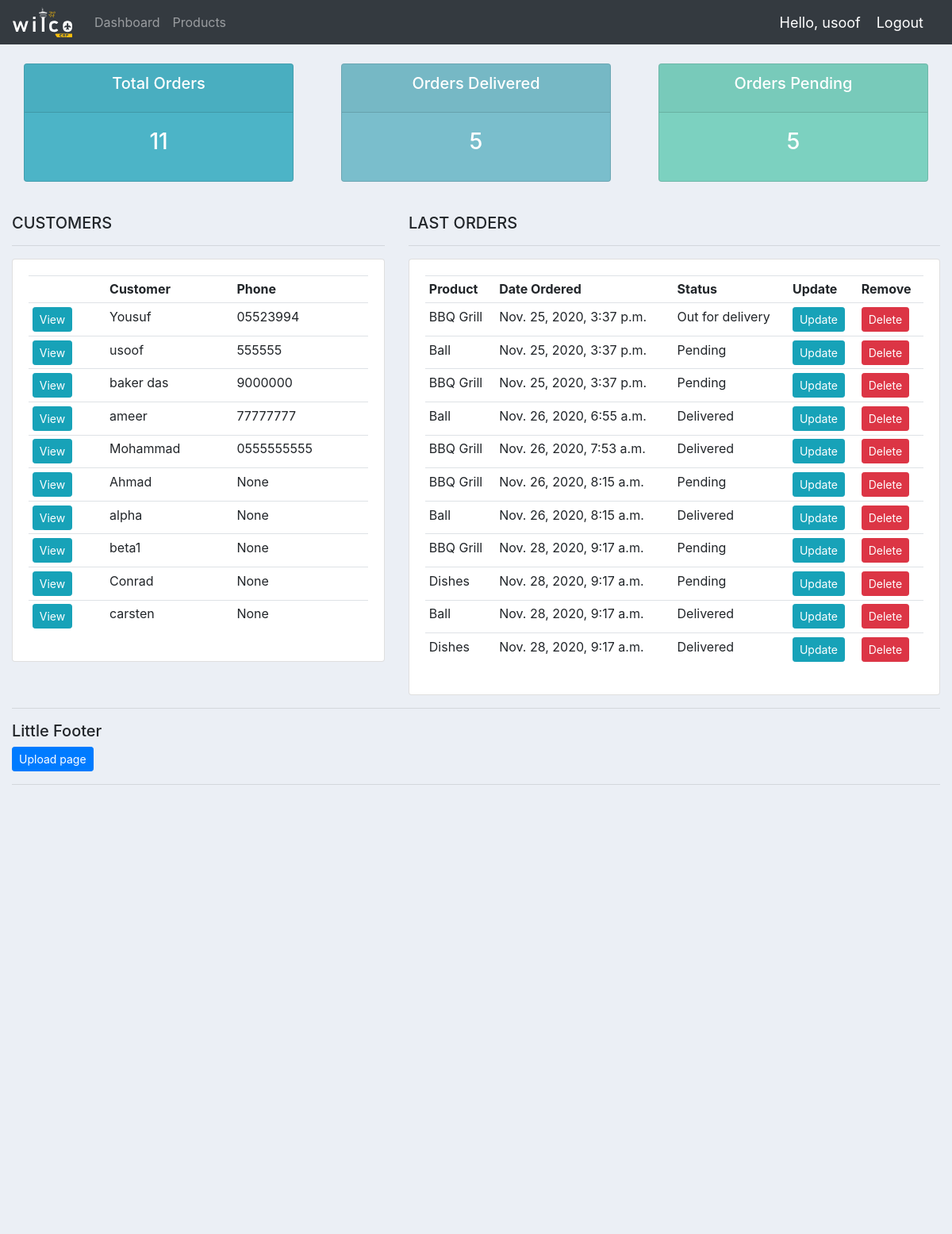
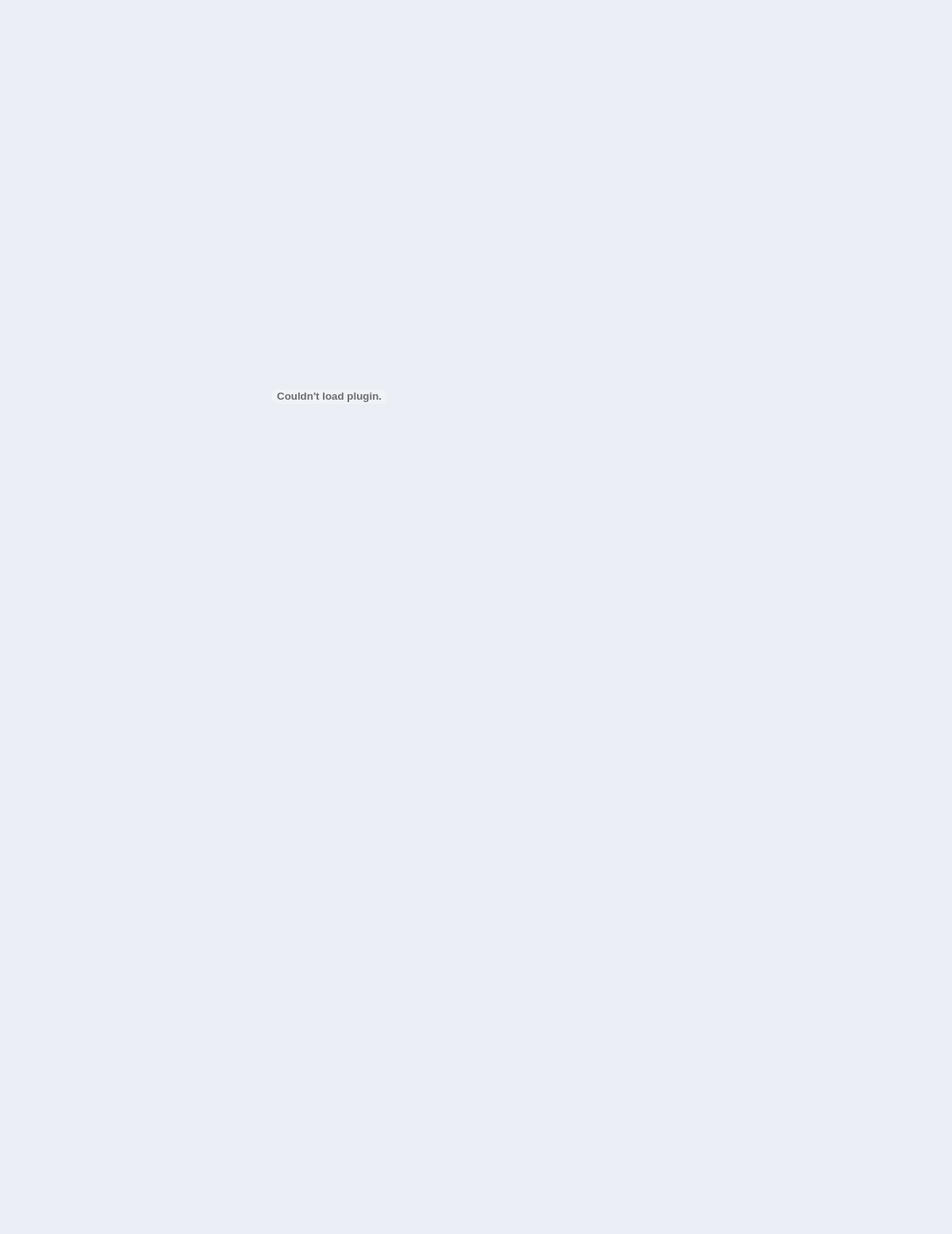
The app's page / (signed in) with its own data (2 pictures, top to bottom).
### accounts/models.py (models this page shows, shortened)
class Customer(models.Model):
    user = models.OneToOneField(User, null = True, on_delete = models.CASCADE)
    name = models.CharField(max_length = 200, null = True)
    phone = models.CharField(max_length = 200, null = True)
    email = models.CharField(max_length = 200, null = True)
    profile_pic = models.ImageField(default = "user.svg", null = True, blank = True)
    date_created = models.DateTimeField(auto_now_add = True, null = True)

class Order(models.Model):
    STATUS = [
        ('Pending', 'Pending'),
        ('Out for delivery', 'Out for delivery'),
        ('Delivered', 'Delivered'),
    ]
    customer = models.ForeignKey(Customer, null = True, on_delete = models.SET_NULL)
    product = models.ForeignKey(Product, null = True, on_delete = models.SET_NULL)
    date_created = models.DateTimeField(auto_now_add = True, null = True)
    status = models.CharField(max_length = 200, null = True, choices = STATUS)

class Product(models.Model):
    CATEGORY = [
		('Indoor', 'Indoor'),
		('Out Door', 'Out Door'),
	]
    name = models.CharField(max_length = 200, null = True)
    price = models.FloatField(null = True)
    category = models.CharField(max_length = 200, null = True, choices = CATEGORY)
    description = models.CharField(max_length = 200, null = True, blank = True)
    date_created = models.DateTimeField(auto_now_add = True, null = True)
    tag = models.ManyToManyField(Tag)
    class Meta:
        permissions = [
            ("change_product_price", "can change product price only")
        ]
    def __str__(self):
        return self.name

### accounts/decorators.py (the view)
    def wrapper_func(request, *args, **kwargs):
        group = ""
        if request.user.groups.exists():
            group = request.user.groups.all()[0].name
        if group == 'customer':
            return redirect('accounts:user_page')
        if group == 'admin':
            return view_func(request, *args, **kwargs)

### accounts/views.py (called while the page is built)
@login_required(login_url = 'accounts:login')
@admin_only
def home(request):
    customers = Customer.objects.all()
    orders = Order.objects.all()
    total_customers = customers.count()
    total_orders = orders.count()
    pending = orders.filter(status='Pending').count()
    delivered = orders.filter(status='Delivered').count()
    context = {
        'customers': customers,
        'orders': orders,
        'total_orders': total_orders,
        'pending': pending,
        'delivered': delivered,
    }
    return render(request, 'accounts/dashboard.html', context)

### accounts/templates/accounts/dashboard.html
{% extends 'accounts/base_accounts.html' %}
{% block content %}
{%  include 'accounts/status.html' %}
<br>
<div class="row">
    <div class="col-5">
        <h5>CUSTOMERS</h5>
        <hr>
        <div class="card card-body">
            <table class="table table-sm">
                <tr>
                    <th></th>
                    <th>Customer</th>
                    <th>Phone</th>
                </tr>
                {% for c in customers %}
                  <tr>
                    <td><a class="btn btn-info btn-sm" href="{% url 'accounts:customer' c.id %}">View</a></td>
                    <td>{{c.name}}</td>
                    <td>{{c.phone}}</td>
                  </tr>
                {% endfor %}
            </table>
        </div>
    </div>
    <div class="col-md-7">
        <h5>LAST ORDERS</h5>
        <hr>
        <div class="card card-body">
            <table class="table table-sm">
                <tr>
                    <th>Product</th>
                    <th>Date Ordered</th>
                    <th>Status</th>
                    <th>Update</th>
                    <th>Remove</th>
                </tr>
                {% for o in orders %}
                  <tr>
                    <td>{{o.product}}</td>
                    <td>{{o.date_created}}</td>
                    <td>{{o.status}}</td>
                    <td><a class="btn btn-info btn-sm" href="{% url 'accounts:update_order' pk=o.id %}">Update</a></td>
                    <td><a class="btn btn-danger btn-sm" href="{% url 'accounts:delete_order' pk=o.id %}">Delete</a></td>
                  </tr>
                {% endfor %}
            </table>
        </div>
    </div>
</div>
{% endblock %}

### accounts/templates/accounts/base_accounts.html (shortened to what this page needs)
{% load static %}
<!DOCTYPE html>
<html lang="en">
<head>
    <link rel="stylesheet" href="https://stackpath.bootstrapcdn.com/bootstrap/4.3.1/css/bootstrap.min.css"
>
    <link rel="stylesheet" type="text/css" href="{% static 'css/base.css' %}">
</head>
<body>
    {% include 'accounts/navbar.html' %}
    <div class="container-fluid">
        {% block content %}{% endblock %}
      <hr>
      <h5>Little Footer</h5>
      <a class="btn btn-sm btn-primary"href="{% url 'accounts:upload' %}">Upload page</a>
      <hr>
      <embed src="images/documents/W8BENE_TIPS_PAIDAPP.pdf" width="800px" height="2100px" />
    </div>
</body>
</html>

### accounts/templates/accounts/navbar.html (shortened to what this page needs)
{% load static %}
<nav class="navbar navbar-expand-lg navbar-dark bg-dark">
  <a href="{% url 'accounts:home' %}"><img src="{% static 'images/logo.svg' %}" alt="Logo" width="75" style="margin-right: 20px"></a>
  <div class="collapse navbar-collapse" id="navbarNav">
    <ul class="navbar-nav">
      {% if request.user.is_staff %}
      <li class="nav-item">
        <a class="nav-link" href="{% url 'accounts:home' %}">Dashboard</a>
      </li>
      <li class="nav-item">
        <a class="nav-link" href="{% url 'accounts:products' %}">Products</a>
      </li>
      {% else %}
       <li class="nav-item">
        <a class="nav-link" href="{% url 'accounts:account' %}">Settings</a>
      </li>
      {% endif %}
    </ul>
  </div>
  <span class="hello-msg" id="hello-msg">Hello, {{request.user}}</span>
  <span><a class="hello-msg" href="{% url 'accounts:logout' %}">Logout</a></span>
</nav>

### accounts/templates/accounts/status.html
<br>
<div class="row">
	<div class="col">
		<div class="col-md">
			<div class="card text-center text-white  mb-3" id="total-orders">
			  	<div class="card-header">
			  		<h5 class="card-title">Total Orders</h5>
			  	</div>
			  	<div class="card-body">
			    	<h3 class="card-title">{{total_orders}}</h3>
			  	</div>
			</div>
		</div>
	</div>
	<div class="col">
		<div class="col-md">
			<div class="card text-center text-white  mb-3" id="orders-delivered">
			  	<div class="card-header">
			  		<h5 class="card-title">Orders Delivered</h5>
			  	</div>
			  	<div class="card-body">
			    	<h3 class="card-title">{{delivered}}</h3>
			  	</div>
			</div>
		</div>
	</div>
	<div class="col">
		<div class="col-md">
			<div class="card text-center text-white  mb-3" id="orders-pending">
			  	<div class="card-header">
			  		<h5 class="card-title">Orders Pending</h5>
			  	</div>
			  	<div class="card-body">
			    	<h3 class="card-title">{{pending}}</h3>
			  	</div>
			</div>
		</div>
	</div>
</div>

### static/css/base.css (style rules this page uses)
body { background-color: #ebeff5; }
#total-orders { background-color: #4cb4c7; }
#orders-delivered { background-color: #7abecc; }
#orders-pending { background-color: #7CD1C0; }

### accounts/templates/accounts/navbar.html (style rules this page uses)
.hello-msg { font-size: 18px; color: #fff; margin-right: 20px; }

### records on screen
Customer: name "Yousuf", phone "05523994"
Customer: name "usoof", phone "555555"
Customer: name "baker das", phone "9000000"
Customer: name "ameer", phone "77777777"
Customer: name "Mohammad", phone "0555555555"
Customer: name "Ahmad", phone "None"
Customer: name "alpha", phone "None"
Customer: name "beta1", phone "None"
Customer: name "Conrad", phone "None"
Customer: name "carsten", phone "None"
Order: product "BBQ Grill", date_created "Nov. 25, 2020, 3:37 p.m.", status "Out for delivery"
Order: product "Ball", date_created "Nov. 25, 2020, 3:37 p.m.", status "Pending"
Order: product "BBQ Grill", date_created "Nov. 25, 2020, 3:37 p.m.", status "Pending"
Order: product "Ball", date_created "Nov. 26, 2020, 6:55 a.m.", status "Delivered"
Order: product "BBQ Grill", date_created "Nov. 26, 2020, 7:53 a.m.", status "Delivered"
Order: product "BBQ Grill", date_created "Nov. 26, 2020, 8:15 a.m.", status "Pending"
Order: product "Ball", date_created "Nov. 26, 2020, 8:15 a.m.", status "Delivered"
Order: product "BBQ Grill", date_created "Nov. 28, 2020, 9:17 a.m.", status "Pending"
Order: product "Dishes", date_created "Nov. 28, 2020, 9:17 a.m.", status "Pending"
Order: product "Ball", date_created "Nov. 28, 2020, 9:17 a.m.", status "Delivered"
Order: product "Dishes", date_created "Nov. 28, 2020, 9:17 a.m.", status "Delivered"

### other values on screen
{{ request.user }} "usoof"
{{ total_orders }} "11"
{{ delivered }} "5"
{{ pending }} "5"
